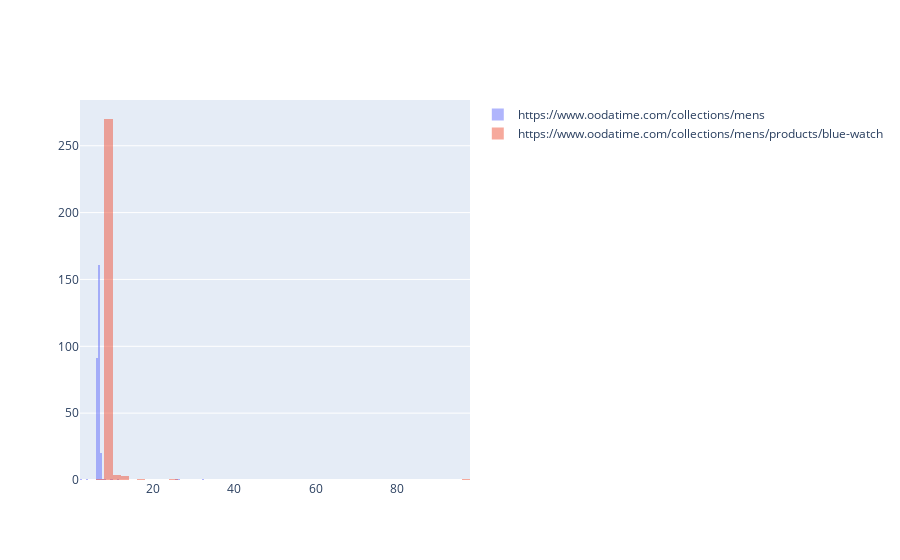

Here is the notebook cell this chart was saved with:
### Markdown cell above
## Generate timing histogram for all steps of the funnel

### Code cell
analyze_timing.plot_timing_data(test_funnel, funtimes, -1)

### Figure 1 — Plotly figure (JSON) as saved in the notebook; plotly's stock layout.template omitted (floating-point values rounded to 4 significant figures; data arrays with more than 128 entries replaced by an {"elided": "..."} marker saying what was removed)
{"data": [{"name": "https://www.oodatime.com/collections/mens", "opacity": 0.5, "type": "histogram", "x": {"elided": "281 float values"}}, {"name": "https://www.oodatime.com/collections/mens/products/blue-watch", "opacity": 0.5, "type": "histogram", "x": {"elided": "281 float values"}}], "layout": {"barmode": "overlay"}}
